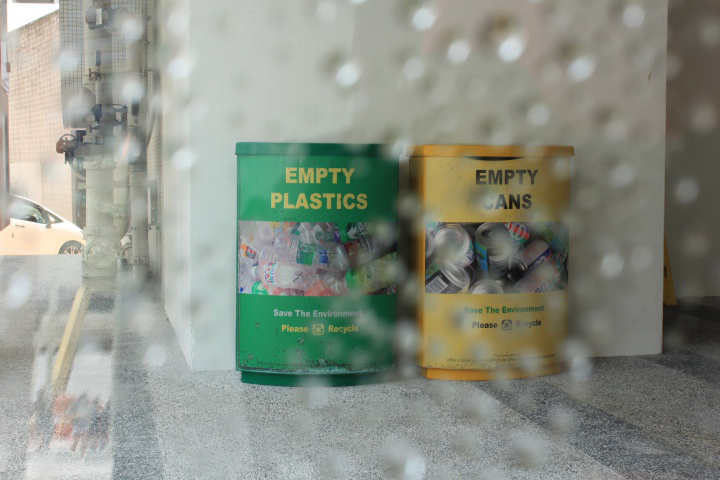
#> input picture tools/Deraining/769_rain.png, 720 x 480 px; its folder holds only this picture in this run
$ python intelligent_switch.py --image Deraining/769_rain.png --output out.png   (older library calls are emulated)
#> lines starting #> are read from the running program, lines starting #| are printed output that depends on the picture
### tools/enhanced_retinex.py
# enhanced_retinex.py
import cv2
import numpy as np
import os
from typing import List, Optional, Dict, Any

class EnhancedRetinexProcessor:
    def __init__(self, use_gpu: bool = True):
        self.use_gpu = use_gpu
        self.validation_set = []

    # [25 lines left out: functions setup_validation_set, run_validation_assessment, not called in this run]

    def evaluate_quality(self, original: np.ndarray, enhanced: np.ndarray,
                        save_path: Optional[str] = None) -> Dict[str, Any]:
        """Evaluate quality metrics between original and enhanced images"""
        try:
            # Basic metrics
            orig_gray = cv2.cvtColor(original, cv2.COLOR_RGB2GRAY)
            enh_gray = cv2.cvtColor(enhanced, cv2.COLOR_RGB2GRAY)

            # Contrast improvement
            contrast_orig = float(np.std(orig_gray))
            contrast_enh = float(np.std(enh_gray))
            contrast_improvement = contrast_enh - contrast_orig
            contrast_improvement_pct = (contrast_improvement / contrast_orig * 100) if contrast_orig > 0 else 0

            # Brightness metrics
            brightness_orig = float(np.mean(orig_gray))
            brightness_enh = float(np.mean(enh_gray))

            # Try to calculate SSIM and PSNR
            try:
                from skimage.metrics import structural_similarity as compare_ssim
                from skimage.metrics import peak_signal_noise_ratio as compare_psnr

                ssim = compare_ssim(orig_gray, enh_gray, data_range=255)
                psnr = compare_psnr(orig_gray, enh_gray, data_range=255)
            except ImportError:
                print("Warning: skimage not available, using simplified metrics")
                ssim = self._simple_ssim(orig_gray, enh_gray)
                psnr = self._simple_psnr(orig_gray, enh_gray)

            # Quality grade
            quality_grade = self._calculate_quality_grade(
                contrast_improvement_pct, ssim, psnr
            )

            metrics = {
                "contrast_original": contrast_orig,
                "contrast_enhanced": contrast_enh,
                "contrast_improvement": contrast_improvement,
                "contrast_improvement_pct": contrast_improvement_pct,
                "brightness_original": brightness_orig,
                "brightness_enhanced": brightness_enh,
                "ssim": ssim,
                "psnr": psnr,
                "quality_grade": quality_grade
            }

            # Save metrics to file if path provided
            if save_path:
                self._save_metrics_to_file(metrics, save_path)

            return metrics

        except Exception as e:
            print(f"Error in quality evaluation: {e}")
            return {
                "contrast_original": 0,
                "contrast_enhanced": 0,
                "contrast_improvement": 0,
                "contrast_improvement_pct": 0,
                "brightness_original": 0,
                "brightness_enhanced": 0,
                "ssim": 0,
                "psnr": 0,
                "quality_grade": "ERROR",
                "error": str(e)
            }

    # [15 lines left out: functions _simple_ssim, _simple_psnr, not called in this run]

    def _calculate_quality_grade(self, contrast_improvement_pct: float,
                               ssim: float, psnr: float) -> str:
        """Calculate a simple quality grade"""
        score = 0

        # Contrast improvement contribution
        if contrast_improvement_pct > 50:
            score += 3
        elif contrast_improvement_pct > 20:
            score += 2
        elif contrast_improvement_pct > 0:
            score += 1

        # SSIM contribution
        if ssim > 0.8:
            score += 3
        elif ssim > 0.6:
            score += 2
        elif ssim > 0.4:
            score += 1

        # PSNR contribution
        if psnr > 40:
            score += 3
        elif psnr > 30:
            score += 2
        elif psnr > 20:
            score += 1

        # Determine grade
        if score >= 8:
            return "EXCELLENT"
        elif score >= 6:
            return "GOOD"
        elif score >= 4:
            return "FAIR"
        else:
            return "POOR"

    def _save_metrics_to_file(self, metrics: Dict[str, Any], file_path: str):
        """Save metrics to a text file"""
        try:
            with open(file_path, 'w') as f:
                f.write("Image Enhancement Quality Metrics\n")
                f.write("=" * 40 + "\n")
                for key, value in metrics.items():
                    if isinstance(value, float):
                        f.write(f"{key}: {value:.4f}\n")
                    else:
                        f.write(f"{key}: {value}\n")
            print(f"Metrics saved to: {file_path}")
        except Exception as e:
            print(f"Error saving metrics: {e}")

# [4 lines left out: function integrate_with_existing_processor, not called in this run]

### tools/intelligent_switch.py
import sys
import os
import cv2
import numpy as np
import json
import shutil
import yaml
from enum import Enum
import subprocess
import importlib.util
from typing import Dict, Any, Optional, Union
from skimage.metrics import structural_similarity as compare_ssim
from skimage.metrics import peak_signal_noise_ratio as compare_psnr
from scipy.ndimage import gaussian_filter


try:
    from enhanced_retinex import EnhancedRetinexProcessor, integrate_with_existing_processor
except ImportError:
    print("Warning: enhanced_retinex module not found. Creating fallback implementation.")

    # Fallback implementation
    class EnhancedRetinexProcessor:
        def __init__(self, use_gpu=True):
            self.use_gpu = use_gpu
            self.validation_set = []

        def setup_validation_set(self, image_paths):
            print(f"Fallback: Validation set with {len(image_paths)} images")
            self.validation_set = image_paths

        def run_validation_assessment(self):
            return {"status": "fallback_mode", "message": "Using fallback implementation"}

        # [8 lines left out: function evaluate_quality, not called in this run]

    def integrate_with_existing_processor(processor):
        return EnhancedRetinexProcessor()


class ProcessingMode(Enum):
    DERAIN = 1
    DEGLARE = 2
    ENHANCE = 3
    NONE = 4

class ConfigManager:
    """Centralized configuration management for dashcam enhancement"""

    DEFAULT_CONFIG = {
        'system': {
            'mode': 'auto',
            'use_gpu': True,
            'max_image_dimension': 1024,
            'default_output_dir': 'enhanced_results'
        },
        'rain_detection': {
            'threshold': 0.179,
        },
        'glare_detection': {
            'brightness_threshold': 220,
            'saturation_threshold': 30,
            'min_glare_area': 10,
            'dilation_kernel_size': 5,
            'threshold': 0.005
        },
        'deraining': {
            'enabled': True,
            'config_path': 'deraining_config.yaml',
            'force_scene': None  # Can be 'day', 'night', 'default', or None
        },
        'enhancement': {
            'min_contrast': 40,
            'low_exposure_threshold': 0.3,
            'high_exposure_threshold': 0.3
        },
        'retinex_enhancement': {
            'scales': [15, 80, 250],
            'weights': [0.4, 0.4, 0.2],
            'gamma_correction': 0.75,
            'contrast_strength': 1.2,
            'percentile_low': 2,
            'percentile_high': 98
        },
        'selective_deglaring': {
            'enabled': True,
            'feather_edges': True,
            'feather_radius': 10,
            'opacity': 0.9,
            'enhance_only_glare_areas': True
        },
        'performance': {
            'batch_size': 4,
            'num_workers': 2,
            'cache_size': 100
        },
        'logging': {
            'level': 'INFO',
            'save_reports': True,
            'generate_visualizations': True,
            'metrics_calculation': True
        }
    }

    def __init__(self, config_path: Optional[str] = None):
        self.config = self.DEFAULT_CONFIG.copy()
        self.config_path = config_path

        if config_path and os.path.exists(config_path):
            self.load_config(config_path)

    def load_config(self, config_path: str) -> bool:
        """Load configuration from YAML file"""
        try:
            with open(config_path, 'r') as f:
                loaded_config = yaml.safe_load(f)

            # Deep merge with existing config
            self._deep_merge(self.config, loaded_config)
            self.config_path = config_path
            print(f"Configuration loaded from {config_path}")
            return True
        except Exception as e:
            print(f"Error loading config: {e}")
            return False

    # [11 lines left out: function save_config, not called in this run]

    def get(self, key: str, default: Any = None) -> Any:
        """Get configuration value using dot notation with fallback"""
        keys = key.split('.')
        value = self.config

        try:
            for k in keys:
                value = value[k]
            return value
        except (KeyError, TypeError):
            # Fallback to default
            return default

    # [15 lines left out: function set, not called in this run]

    def _deep_merge(self, base: Dict, update: Dict) -> Dict:
        """Recursively merge two dictionaries"""
        for key, value in update.items():
            if (key in base and isinstance(base[key], dict) and
                isinstance(value, dict)):
                self._deep_merge(base[key], value)
            else:
                base[key] = value
        return base

    # [4 lines left out: function validate_config, not called in this run]

    def generate_config_template(self, output_path: str) -> bool:
        """Generate a configuration template file"""
        return self.save_config(output_path)

class IntelligentImageProcessor:

    # [96 lines left out: function compute_derain_metrics, not called in this run]


    def is_image_clean(self, image):
        gray = cv2.cvtColor(image, cv2.COLOR_BGR2GRAY)

        clean_config = self.config.get('clean_detection', {})
        metrics = {}
        issues = []

        # 1. Basic quality checks
        contrast = float(np.std(gray))
        brightness = float(np.mean(gray))
        metrics['contrast'] = contrast
        metrics['brightness'] = brightness

        if contrast < clean_config.get('min_good_contrast', 20):
            issues.append(f"Very low contrast ({contrast:.1f})")

        if brightness < clean_config.get('min_brightness', 30):
            issues.append(f"Extremely dark ({brightness:.1f})")
        elif brightness > clean_config.get('max_brightness', 235):
            issues.append(f"Extremely bright ({brightness:.1f})")

        # 2. Use HEADLIGHT detection instead of general glare
        glare_score, glare_mask = self.detect_headlight_glare(image)
        metrics['headlight_glare_score'] = glare_score

        # CRITICAL: Only flag if actual headlights detected
        if glare_score > clean_config.get('max_glare_score', 0.01):
            issues.append(f"Headlight glare detected ({glare_score:.4f})")

        # 3. Simple rain check (edge density)
        edges = cv2.Canny(gray, 50, 150)
        edge_density = np.sum(edges > 0) / edges.size
        metrics['edge_density'] = edge_density

        if edge_density > 0.40:  # Only extreme edge density
            issues.append(f"High texture/rain pattern ({edge_density:.3f})")

        # 4. Noise check
        noise_level = self._estimate_noise_level(gray)
        metrics['noise_level'] = noise_level

        max_noise = clean_config.get('max_noise_level', 35)
        if noise_level > max_noise:
            issues.append(f"Excessive noise ({noise_level:.1f})")

        # DECISION
        is_clean = len(issues) == 0
        confidence = (4 - len(issues)) / 4  # Changed from 3 to 4 checks

        if is_clean:
            reason = "✓ Image is CLEAN - no headlight glare or quality issues"
        else:
            reason = "✗ Issues detected: " + "; ".join(issues)

        return is_clean, reason, confidence, metrics

    # [148 lines left out: function process_image, not called in this run]

    def _estimate_noise_level(self, gray_image):
        """
        Estimate noise level using Median Absolute Deviation

        Args:
            gray_image: Grayscale image

        Returns:
            noise_level: Estimated noise standard deviation
        """
        # Use high-pass filter to isolate noise
        H, W = gray_image.shape

        # Use a 3x3 Laplacian kernel
        kernel = np.array([[0, -1, 0],
                        [-1, 4, -1],
                        [0, -1, 0]], dtype=np.float32)

        # Apply filter
        filtered = cv2.filter2D(gray_image.astype(np.float32), -1, kernel)

        # Estimate noise using MAD (Median Absolute Deviation)
        sigma = np.median(np.abs(filtered)) / 0.6745

        return float(sigma)


    def needs_enhancement_improved(self, image):
        """
        IMPROVED VERSION: Replace the old needs_enhancement method

        This checks if image needs enhancement using comprehensive quality assessment
        """
        is_clean, reason, confidence, metrics = self.is_image_clean(image)

        # If image is clean with high confidence, no enhancement needed
        if is_clean and confidence >= 0.9:
            print(f"[CLEAN IMAGE] {reason}")
            print(f"  Confidence: {confidence*100:.1f}%")
            return False

        # If image has issues or low confidence, needs enhancement
        if not is_clean:
            print(f"[NEEDS ENHANCEMENT] {reason}")
            print(f"  Confidence: {confidence*100:.1f}%")
            return True

        # Borderline case - use original logic as fallback
        gray = cv2.cvtColor(image, cv2.COLOR_BGR2GRAY)

        if np.std(gray) < self.min_contrast:
            return True

        low_exposure_threshold = self.config.get('enhancement.low_exposure_threshold', 0.3)
        high_exposure_threshold = self.config.get('enhancement.high_exposure_threshold', 0.3)

        hist = cv2.calcHist([gray], [0], None, [256], [0,256])
        hist = hist / hist.sum()

        if hist[0] > low_exposure_threshold or hist[-1] > high_exposure_threshold:
            return True

        return False


    # ========================================================================
    # UPDATED process_image METHOD - Replace in intelligent_switch.py
    # ========================================================================

    # [162 lines left out: function process_image, not called in this run]


    def process_image_with_validation(self, image_path, output_path):
        """Process image and evaluate quality"""
        # Run normal processing
        result = self.process_image(image_path, output_path)
#> in process_image, img is the input picture: shape (480, 720, 3); mean B, G, R 133.4, 144.8, 139.2

        # Evaluate quality
        if result['final_status'] == 'success':
            quality_metrics = self.evaluate_enhancement_quality(image_path, output_path)
            result['quality_metrics'] = quality_metrics

            print(f"Enhancement Quality: {quality_metrics['quality_grade']}")
            print(f"SSIM: {quality_metrics['ssim']:.3f}")
            print(f"PSNR: {quality_metrics['psnr']:.1f}dB")
            print(f"Contrast Improvement: {quality_metrics['contrast_improvement_pct']:.1f}%")

        return result

    def evaluate_enhancement_quality(self, input_path, output_path):
        """Evaluate the quality of enhancement"""
        original = cv2.imread(input_path)
        enhanced = cv2.imread(output_path)

        if original is None or enhanced is None:
            return None

        # Convert to RGB
        original_rgb = cv2.cvtColor(original, cv2.COLOR_BGR2RGB)
        enhanced_rgb = cv2.cvtColor(enhanced, cv2.COLOR_BGR2RGB)

        # Get quality metrics
        metrics_root = os.path.join(self.project_root, "metrics", "deglaring")
        os.makedirs(metrics_root, exist_ok=True)

        base_name = os.path.splitext(os.path.basename(output_path))[0]
        metrics_file = os.path.join(metrics_root, f"{base_name}_metrics.txt")

        metrics = self.enhanced_retinex.evaluate_quality(
            original_rgb, enhanced_rgb,
            save_path=metrics_file
        )

        return metrics

    def __init__(self, config_manager=None):
        # Get script directory
        self.script_dir = os.path.dirname(os.path.abspath(__file__))

        # FIX: Kung nasa tools/ folder ang intelligent_switch.py, go up one level
        if os.path.basename(self.script_dir) == 'tools':
            self.project_root = os.path.dirname(self.script_dir)
        else:
            self.project_root = self.script_dir

        print(f"Project root: {self.project_root}")

        # Initialize configuration
        self.config = config_manager or ConfigManager()

        # ============================================
        # CRITICAL FIX: FORCE READ FROM CONFIG FILE
        # ============================================

        # Try to get values using config.get() first
        rain_threshold_from_get = self.config.get('rain_detection.threshold', 0.15)
        glare_threshold_from_get = self.config.get('glare_detection.threshold', 0.25)


        # Now verify against raw config dictionary
        if hasattr(self.config, 'config') and isinstance(self.config.config, dict):
            # Extract actual values from loaded YAML
            rain_section = self.config.config.get('rain_detection', {})
            glare_section = self.config.config.get('glare_detection', {})


            # Force use values from file (overrides config.get() defaults)
            self.rain_threshold = rain_section.get('threshold', rain_threshold_from_get)
            self.glare_threshold = glare_section.get('threshold', glare_threshold_from_get)


            # Glare detection parameters - also force from file
            self.glare_brightness_threshold = glare_section.get('brightness_threshold', 220)
            self.glare_saturation_threshold = glare_section.get('saturation_threshold', 30)
            self.min_glare_area = glare_section.get('min_glare_area', 10)
            self.dilation_kernel_size = glare_section.get('dilation_kernel_size', 5)
        else:
            # Fallback if config not loaded properly
            self.rain_threshold = rain_threshold_from_get
            self.glare_threshold = glare_threshold_from_get
            self.glare_brightness_threshold = self.config.get('glare_detection.brightness_threshold', 220)
            self.glare_saturation_threshold = self.config.get('glare_detection.saturation_threshold', 30)
            self.min_glare_area = self.config.get('glare_detection.min_glare_area', 10)
            self.dilation_kernel_size = self.config.get('glare_detection.dilation_kernel_size', 5)

        # DEBUG OUTPUT
        print(f"\n{'='*50}")
        print(f"CONFIGURATION LOADED")
        print(f"{'='*50}")
        print(f"Config file: {self.config.config_path}")
        print(f"Rain detection threshold: {self.rain_threshold}")
        print(f"Glare detection threshold: {self.glare_threshold}")
        print(f"Glare brightness threshold: {self.glare_brightness_threshold}")
        print(f"Glare saturation threshold: {self.glare_saturation_threshold}")
        print(f"Min glare area: {self.min_glare_area}")
        print(f"Dilation kernel size: {self.dilation_kernel_size}")
        print(f"{'='*50}\n")

        # Smoothing parameter
        self.smoothing_strength = self.config.get('enhancement.smoothing_strength', 0)

        # Set parameters from config
        self.min_contrast = self.config.get('enhancement.min_contrast', 40)

        # Rain detection parameters
        self.edge_density_weight = 0.7
        self.texture_score_weight = 0.3
        self.laplacian_threshold = 100
        self.min_rain_score = 0.15
        self.rain_score_multiplier = 1.2

        # Enhancement parameters
        self.retinex_scales = self.config.get('retinex_enhancement.scales', [15, 80, 250])
        self.retinex_weights = self.config.get('retinex_enhancement.weights', [0.4, 0.4, 0.2])
        self.gamma_correction = self.config.get('retinex_enhancement.gamma_correction', 0.75)
        self.contrast_strength = self.config.get('retinex_enhancement.contrast_strength', 1.2)
        self.percentile_low = self.config.get('retinex_enhancement.percentile_low', 2)
        self.percentile_high = self.config.get('retinex_enhancement.percentile_high', 98)

        # Selective deglaring parameters
        self.selective_deglaring_enabled = self.config.get('selective_deglaring.enabled', True)
        self.feather_edges = self.config.get('selective_deglaring.feather_edges', True)
        self.feather_radius = self.config.get('selective_deglaring.feather_radius', 10)
        self.opacity = self.config.get('selective_deglaring.opacity', 0.9)
        self.enhance_only_glare_areas = self.config.get('selective_deglaring.enhance_only_glare_areas', True)

        # Performance parameters
        self.max_image_dimension = self.config.get('system.max_image_dimension', 1024)
        self.use_gpu = self.config.get('system.use_gpu', True)

        self.enhanced_retinex = EnhancedRetinexProcessor(use_gpu=self.use_gpu)

    def detect_rain(self, image):
        """Enhanced rain detection with configurable parameters"""
        gray = cv2.cvtColor(image, cv2.COLOR_BGR2GRAY)
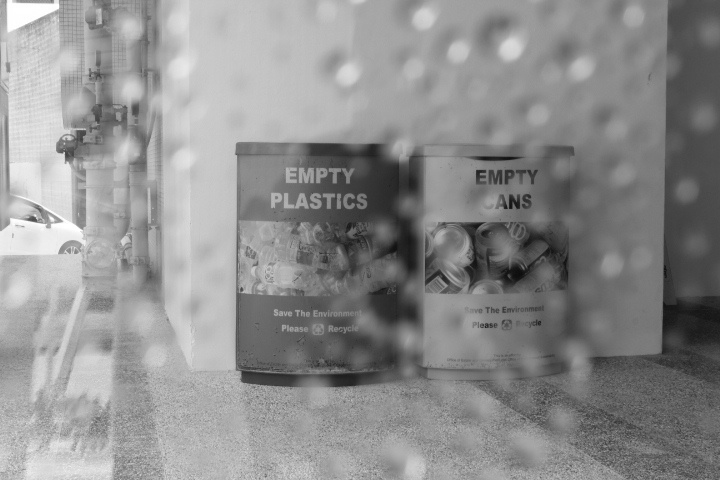
#> gray: shape (480, 720); min 11, max 255, mean 141.8
        edges = cv2.Canny(gray, 50, 150)
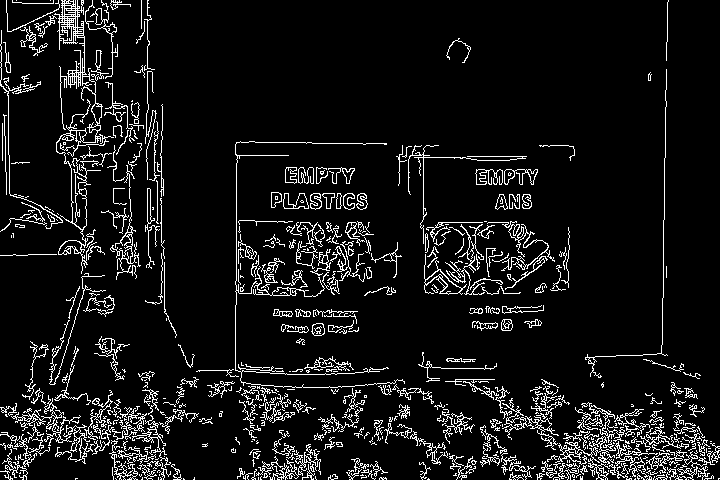
#> edges: shape (480, 720); 8.3% white in thin lines or dots
        edge_density = np.sum(edges > 0) / edges.size
#> edge_density = 0.0834

        sobelx = cv2.Sobel(gray, cv2.CV_64F, 1, 0, ksize=3)
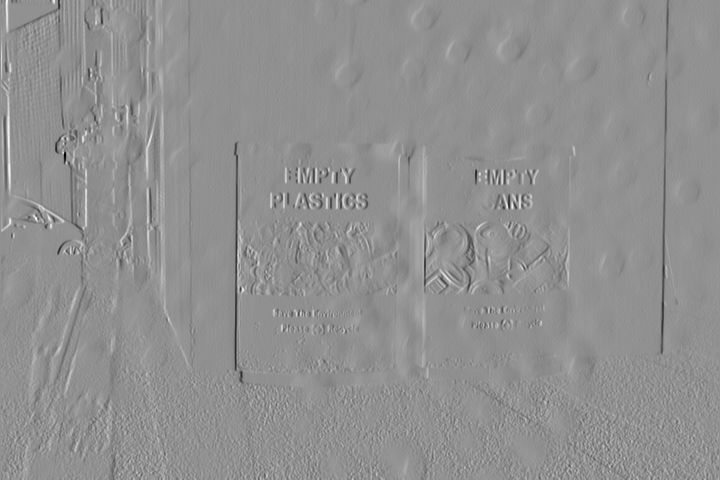
#> sobelx: shape (480, 720) float64; min -540, max 409, mean -1.1; drawn with min black and max white
        sobely = cv2.Sobel(gray, cv2.CV_64F, 0, 1, ksize=3)
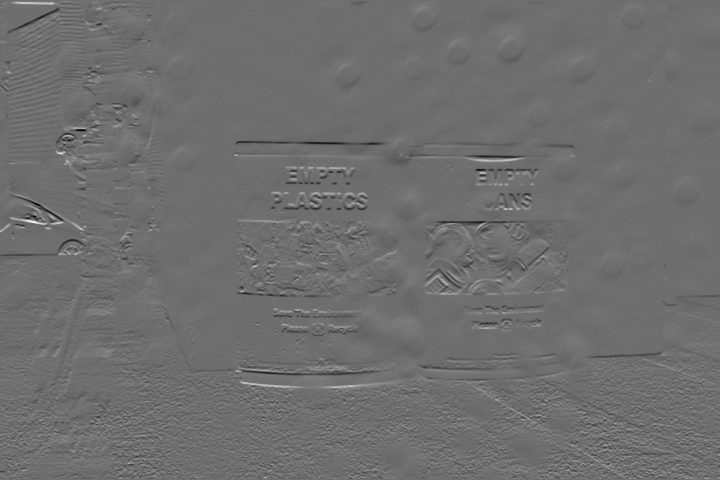
#> sobely: shape (480, 720) float64; min -487, max 634, mean 0.1; drawn with min black and max white
        grad_mag = np.sqrt(sobelx**2 + sobely**2)
        texture_score = np.mean(grad_mag) / 255.0
#> texture_score = 0.132
#> (the rest of the program and of its run is left out)
